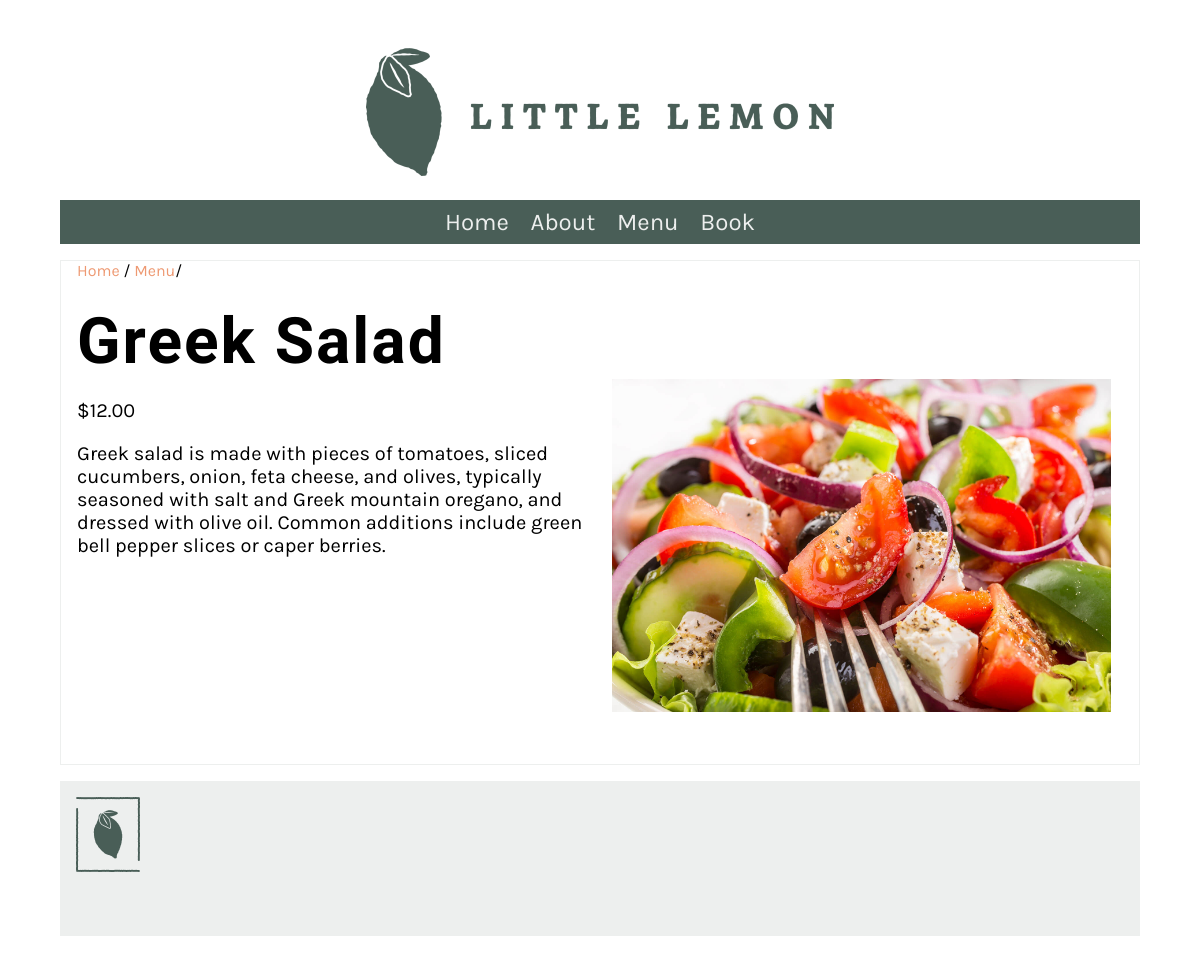
The app's page /menu/Greek Salad with its own data.
### restaurant/models.py (models this page shows, shortened)
class MenuItem(models.Model):
   name = models.CharField(max_length=200)
   price = models.IntegerField()
   description = models.TextField(max_length=1000, default='')
   image = models.ImageField(upload_to = 'restaurant\static\img\menu_items',null= False,default='logo_footer.png')

### restaurant/views.py (the view)
# urls.py: path('menu/<str:itemName>', views.menuItem, name="menuItem"),
def menuItem(request,itemName):
    menu_data = MenuItem.objects.get(name = itemName)
    main_data ={'menuItem': menu_data}
    return render(request, 'menuItem.html', main_data)

### restaurant/templates/menuItem.html (shortened to what this page needs)
{% extends 'base.html' %}
{% load static %}
{% block content %}
<section>
  <article>
    <span>
      <a href="{% url 'home' %}">Home</a> / <a href="{% url 'menu' %}">Menu</a>/
      <h1>{{menuItem.name}}</h1>
    </span>
    <div class="row">
      <div class="column">
        <p>
            <p>${{ menuItem.price }}.00</p>
            <p>{{ menuItem.description }}</p>
        </p>
      </div>
      <div class="column">
        <figure class="figure">
          <img
          src="{{ menuItem.image.url }}"
          alt="{{menuItem.name}}">
        </figure>
      </div>
    </div>
  </article>
</section>
{% endblock %}

### restaurant/static/css/style.css (style rules this page uses)
body { font-family: 'Karla', sans-serif; margin-top: 3rem; margin-bottom: 3rem; margin-left: 5%; margin-right: 5%; }
h1, h2, h3, h4, h5, h6 { font-family: 'Markazi Text', serif; letter-spacing: 2px;; }
h1 { font-size: 4rem; margin-top: 1.5rem; margin-bottom: 0; }
p, ul { font-size: 1.25rem;; }
a { color: #EE9972; text-decoration: none; }
section { display: flex; gap: 2rem 1rem; margin-top: 1rem; margin-bottom: 1rem; flex-direction: row; }
article { flex:1; }
article img { max-width: 100%; }
main article { border: 1px solid #EDEFEE; padding-left: 1rem; padding-right: 1rem; }
figure { margin: 0; }
.row { display: flex; flex-direction: row; width: 100%; padding-bottom: 1rem; }
.column { flex-basis: 50%; margin-bottom: 1rem; padding-bottom: 1rem; }
.column figure { padding: 0px 12px; }

### records on screen
MenuItem: name "Greek Salad", price "12", description "Greek salad is made with pieces of tomatoes, sliced cucumbers, onion, feta cheese, and olives, typically seasoned with salt and Greek mountain oregano, and dressed with olive oil. Common additions include green bell pepper slices or caper berries.", image (picture)
